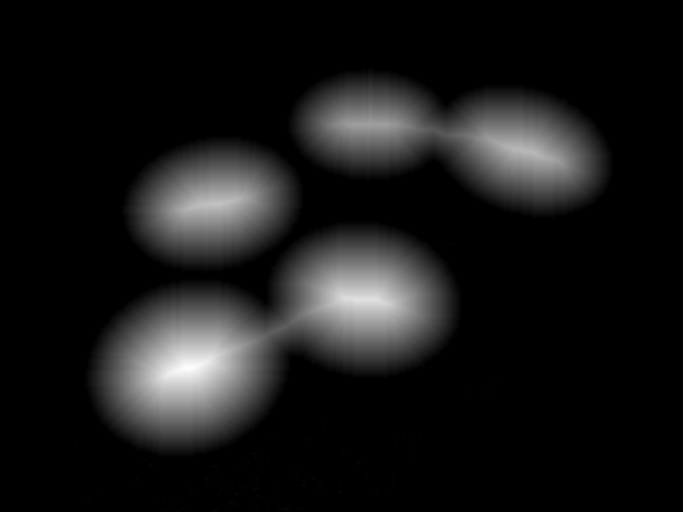
#> input picture IS602_Assignment_8/circles.png, 683 x 512 px
$ jupyter execute --allow-errors Assignment_8_JHamski.ipynb   (shell and % lines are left out)   (Python 2 division)   (older library calls are emulated)
#> lines starting #> are read from the running program, lines starting #| are printed output that depends on the picture; after the words box and inside, x2 and y2 are one past the last pixel; in counts of white or black regions, pixels touching at a corner belong together
#IS602 -- Assignment 7
##James Hamski

[cell 1]
%pylab inline

import numpy as np
#import pylab
import matplotlib.pylab
import mahotas as mh
from scipy import ndimage

## Image 1: Circles

[cell 2]
circles = mh.imread('circles.png')
#> circles: shape (512, 683, 3); min 0, max 254, mean 24.1
#> (the rest of this cell did not finish here and is left out)

#> (a cell that did not finish here is left out)

#> (a cell that did not finish here is left out)

#> (a cell that did not finish here is left out)

## Image 2: Objects

[cell 6]
objects = mh.imread('objects.png')
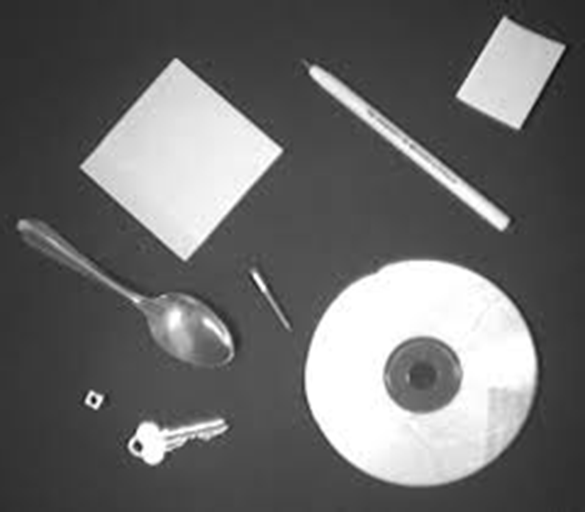
#> input picture IS602_Assignment_8/objects.png, 585 x 512 px
#> objects is the input picture: shape (512, 585, 3); min 6, max 255, mean 106.8
#> (the rest of this cell did not finish here and is left out)

[cell 7]
objects_th = (objects > objects.mean())
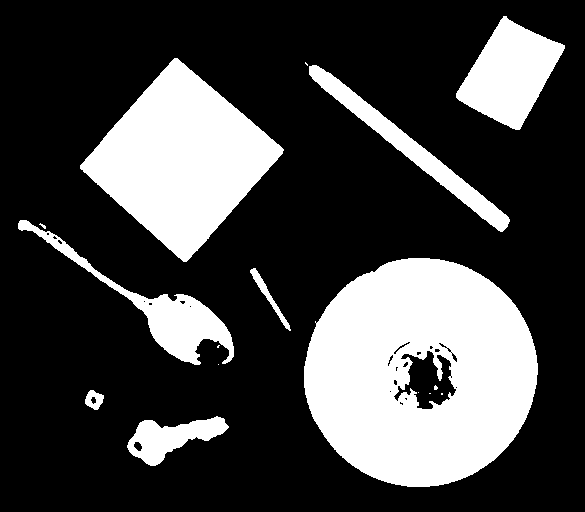
#> objects_th: shape (512, 585, 3) bool; 26.9% white; 16 white regions (8 under 20 px), largest, box (x1, y1, x2, y2) and area: (304, 258, 538, 487) 39610, (80, 58, 284, 262) 21562, (456, 16, 565, 130) 6852
#> (the rest of this cell did not finish here and is left out)

#> (a cell that did not finish here is left out)

#> (a cell that did not finish here is left out)

## Image 3: Peppers

[cell 10]
peppers = mh.imread('peppers.png')
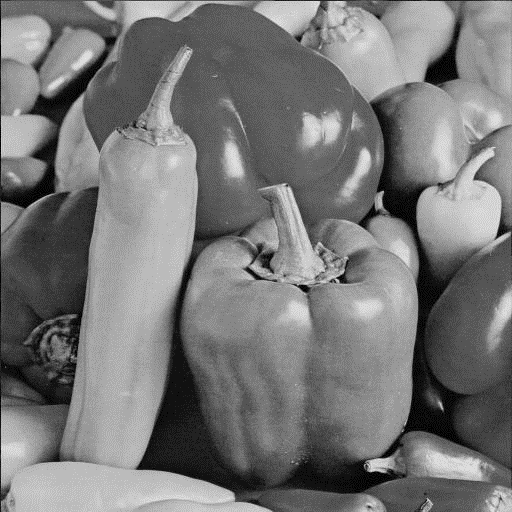
#> input picture IS602_Assignment_8/peppers.png, 512 x 512 px
#> peppers: shape (512, 512, 3); min 0, max 238, mean 119.3
#> (the rest of this cell did not finish here and is left out)
